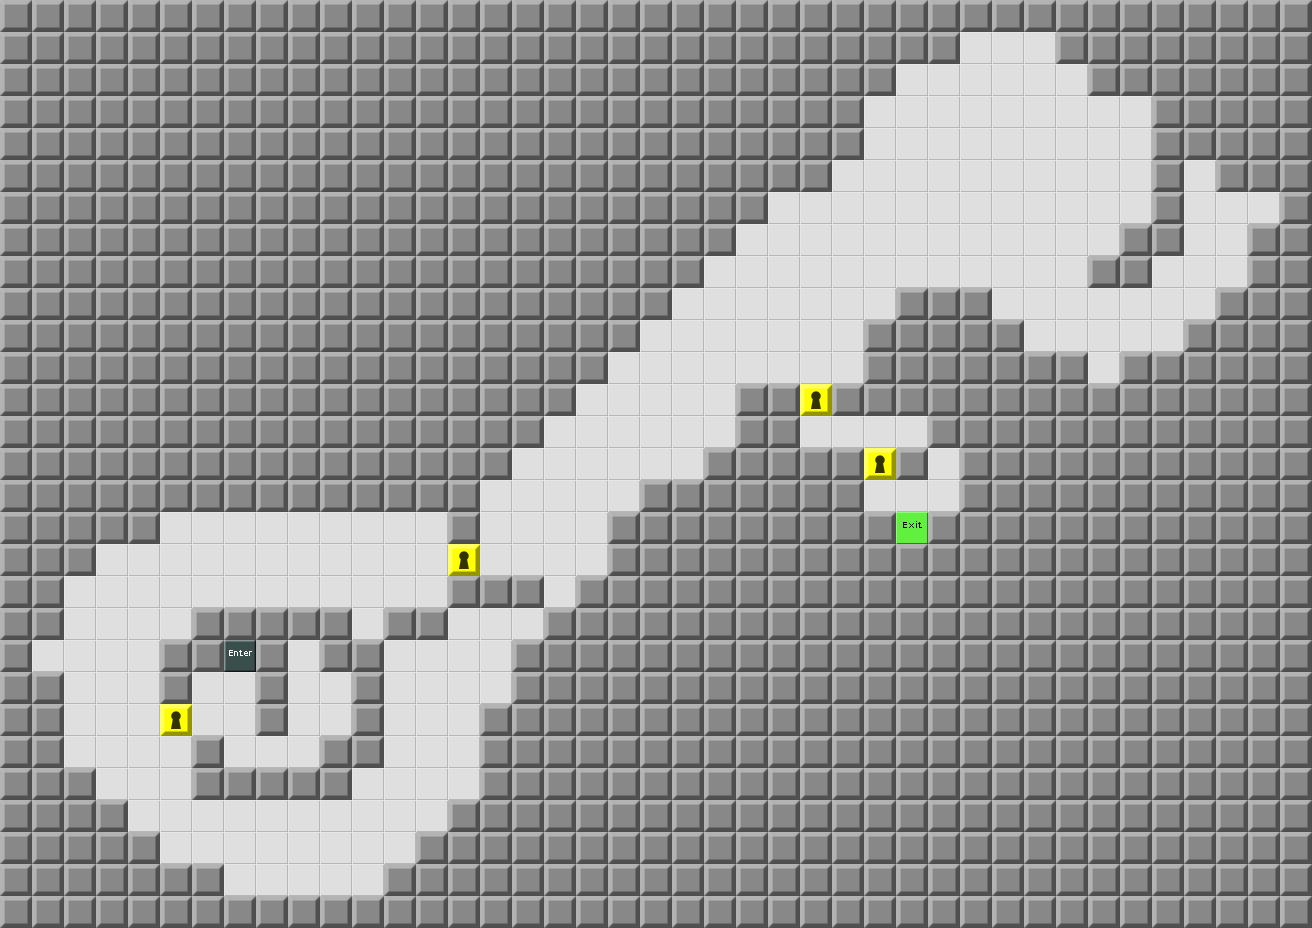

Below is a game level as drawn by its tile map, then a one-line description and the .tmx that defines it (tile-layer data replaced by summaries):
An orthogonal 41x29 tile map with 32x32 px tiles, 1 tile layer (Map) and 7 objects.

<map version="1.0" orientation="orthogonal" width="41" height="29" tilewidth="32" tileheight="32">
 <tileset firstgid="1" source="devgraphics.tsx" />
 <layer name="Map" width="41" height="29">
  <data>[1189 cells, 1189 non-empty, 5 distinct tile ids]</data>
 </layer>
 <objectgroup name="Enemies" width="41" height="29" />
 <objectgroup name="Items" width="41" height="29">
  <object gid="4" x="288" y="672" />
  <object gid="4" x="512" y="640" />
  <object gid="4" x="1184" y="192" />
  <object gid="4" x="1248" y="224" />
  <object gid="8" x="224" y="736">
   <properties>
    <property name="Text" value="Oh, look. A locked door. Let's find something to open it with. I don't know what that &quot;something&quot; would be. Please don't insinuate otherwise." />
   </properties>
  </object>
  <object gid="8" x="352" y="576">
   <properties>
    <property name="Text" value="If you don't have one of those yellow things, try finding one." />
   </properties>
  </object>
  <object gid="8" x="864" y="512">
   <properties>
    <property name="Text" value="Holy cow. You're good at this." />
   </properties>
  </object>
 </objectgroup>
 <objectgroup name="Tools" width="41" height="29" />
 <objectgroup name="Parameters" width="41" height="29">
  <properties>
   <property name="time" value="120" />
   <property name="wrapAround" value="false" />
  </properties>
 </objectgroup>
</map>
